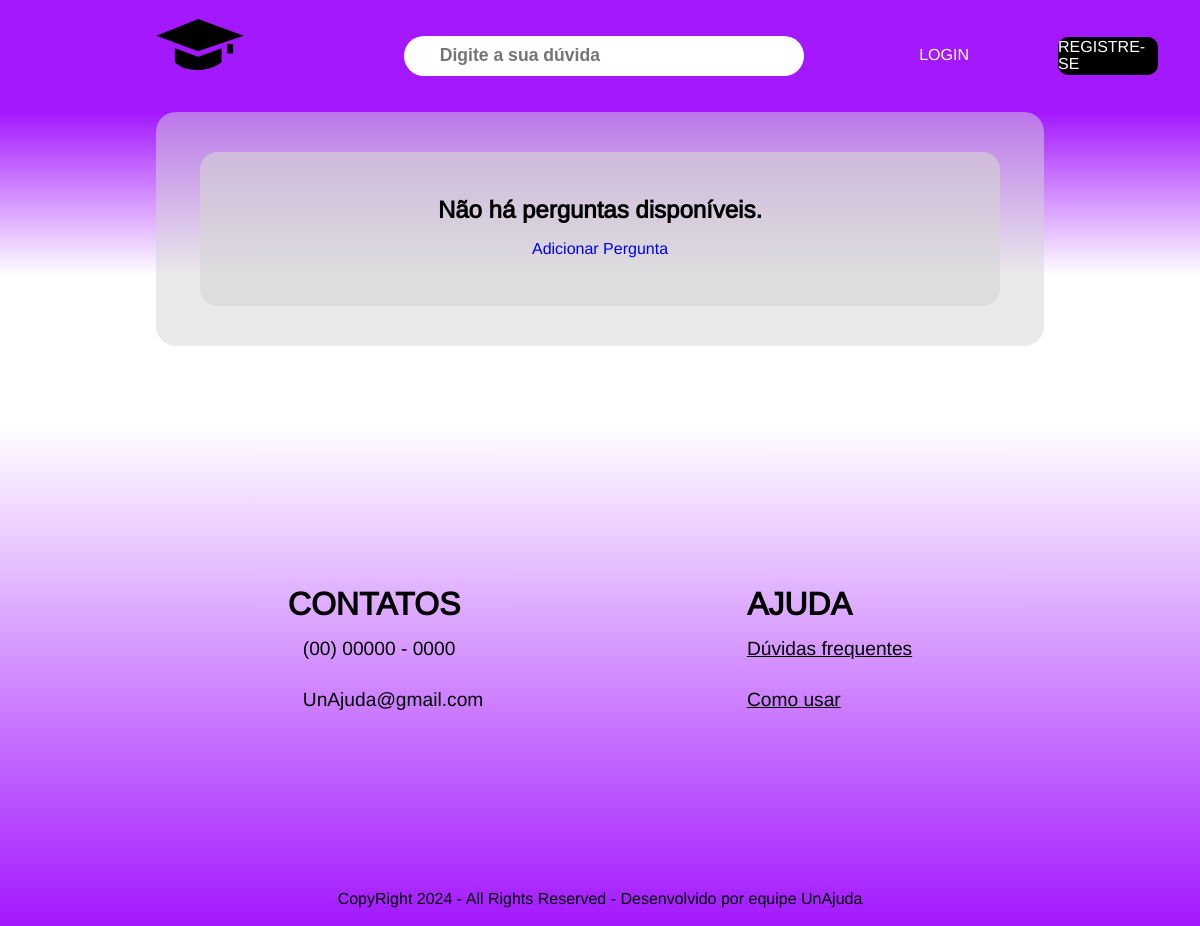
The page /pesquisa on the database as committed earlier.
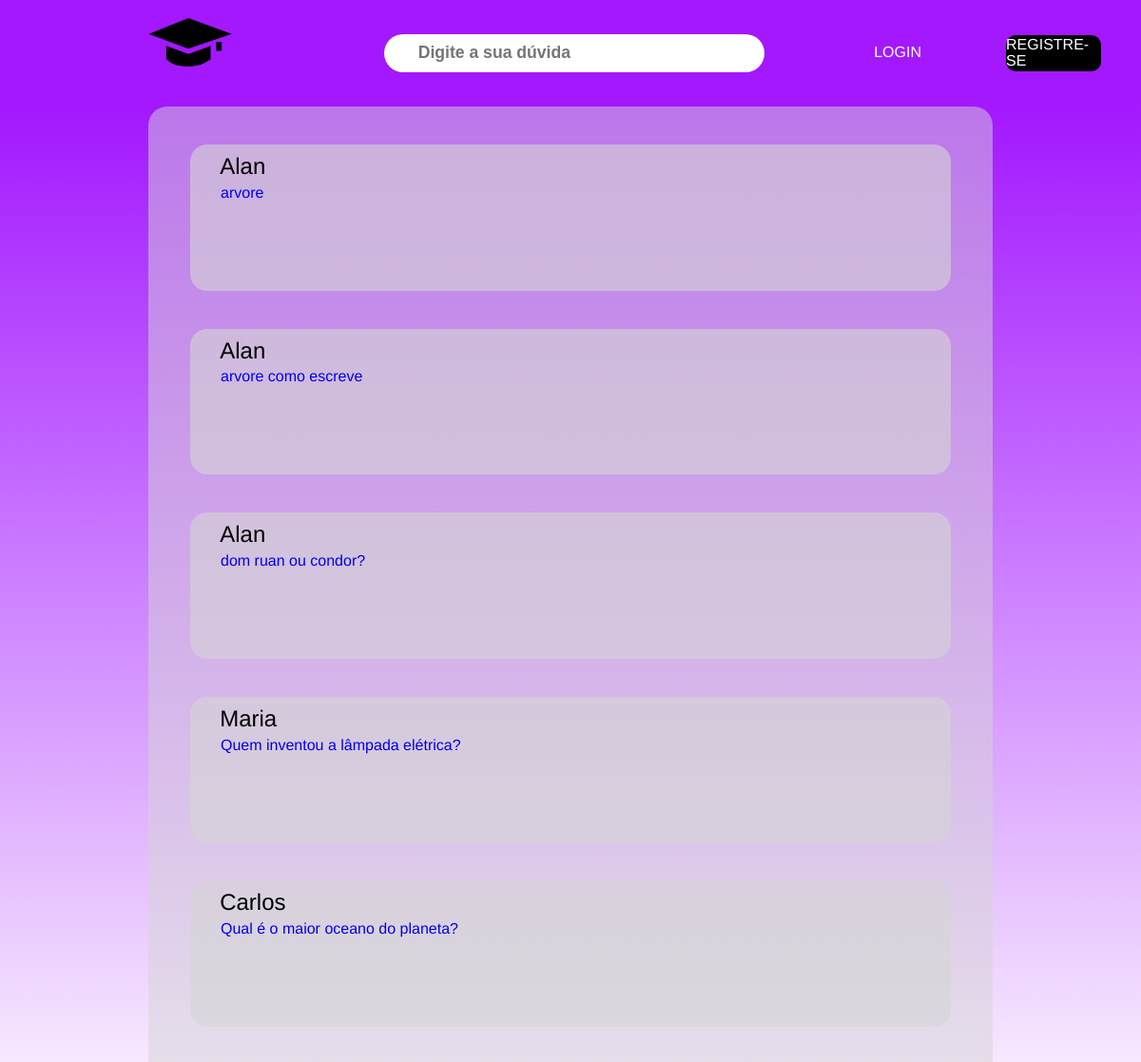
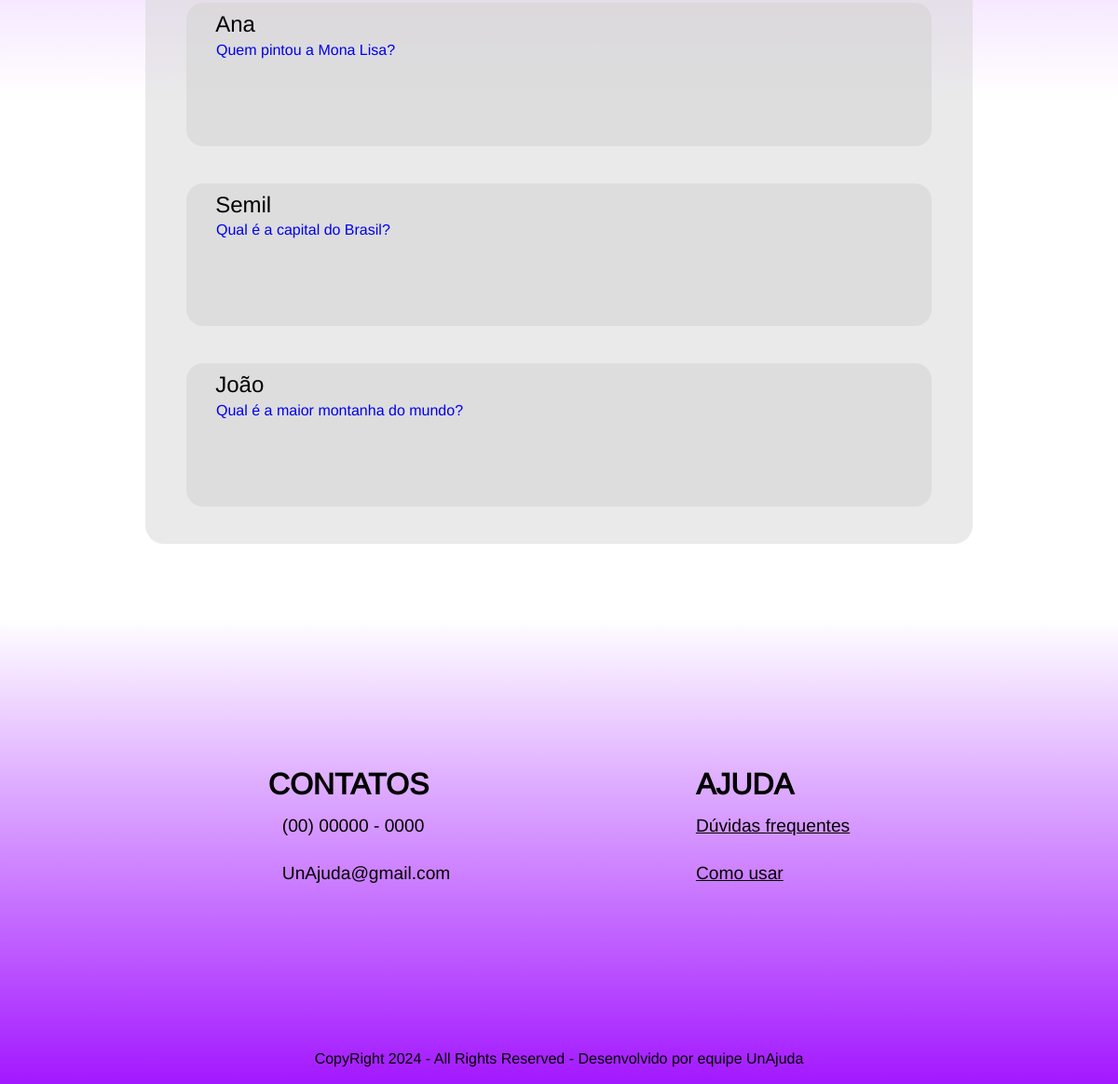
The same page on the database as committed later (2 pictures, top to bottom).
### tables this page shows
CREATE TABLE pergunta (
                id INTEGER PRIMARY KEY AUTOINCREMENT,
                id_usuario INTEGER NOT NULL,
                pergunta TEXT NOT NULL,
                data_criacao TIMESTAMP DEFAULT CURRENT_TIMESTAMP,
                FOREIGN KEY (id_usuario) REFERENCES usuario(id)
            );

CREATE TABLE usuario (
                id INTEGER PRIMARY KEY AUTOINCREMENT,
                nome TEXT NOT NULL,
                email TEXT NOT NULL UNIQUE,
                senha TEXT NOT NULL,
                faculdade TEXT,
                curso TEXT,
                telefone TEXT,
                foto_perfil TEXT
            );

### controles_de_rota.py (the view)
@unajuda.route('/pesquisa')
def pesquisa():
    db = get_db()
    query = request.args.get('query', '').strip()
    if query:
        perguntas_respostas = obter_perguntas_com_respostas_e_nome_usuario(db, query)
    else:
        perguntas_respostas = obter_perguntas_com_respostas_e_nome_usuario(db)
    perguntas = []
    usuario_logado_id = session.get('usuario_id')
    for pergunta_id, dados in perguntas_respostas.items():
        usuario_id = dados.get('usuario_id')
        nome_usuario = "Você" if usuario_id == usuario_logado_id else dados['nome_usuario']
        perguntas.append({
            "id": pergunta_id,
            "pergunta": dados['pergunta'],
            "nome_usuario": nome_usuario
        })
    return render_template('pagina-pesquisa.html', perguntas=perguntas)

### controles_de_rota.py (called while the page is built, shortened)
def get_db():
    if 'db' not in g:
        g.db = sqlite3.connect('usuario.db', check_same_thread=False)
    return g.db

def make_session_permanent():
    session.permanent = True

### templates/pagina-pesquisa.html (shortened to what this page needs)
<!DOCTYPE html>
<html lang="pt-br">
<head>
    <link rel="stylesheet" href="../static/style/pagina_pesquisa/pagina-pesquisa.css">
    <link rel="stylesheet" href="../static/style/reset.css">
    <link rel="stylesheet" href="../static/style/style.css">
</head>
<body>
    <main class="pesquisa__main">
        <div class="center">
            <div class="pesquisa__header">
                <div class="pesquisa__logo">
                    <a href="/"><img src="../static/img/Logo_minimizada.svg" alt=""></a>
                </div>
                <div>
                    <form action="/pesquisa" method="get">
                        <input class="barra__pesquisa" type="search" id="buscarPerguntas" name="query" value="{{ request.args.get('query', '') }}" placeholder="Digite a sua dúvida">
                    </form>
                </div>
                <div class="nav-links">
                    {% if not session.get('logado') %}
                        <a href="/login" class="pesquisa__login">LOGIN</a>
                        <a href="/cadastro" class="pesquisa__registro">REGISTRE-SE</a>
                    {% else %}
                        <a class="perfil" href="../templates/pagina-perfil.html"></a>
                    {% endif %}
                </div>
            </div>
        </div>
    </main>
    <section class="pesquisa">
        <div class="center">
            <div class="container__pergunta">
                <div class="ha__perguntas">
                {% if perguntas %}
                    {% for pergunta in perguntas %}
                        <div class="caixa__pergunta">
                            <h2>{{ pergunta.nome_usuario }}</h2>
                            <p><a href="/resposta/{{ pergunta.id }}">{{ pergunta.pergunta }}</a></p>
                        </div>
                        {% endfor %}
                    </div>
                    <div class="nao__ha__perguntas">
                {% else %}
                    <div class="caixa__pergunta2">
                        <h2>Não há perguntas disponíveis.</h2>
                        <a href="/pergunta" class="registro-header-btn">Adicionar Pergunta</a>
                    </div>
                    {% endif %}
                </div>
            </div>
        </div>
    </section>
    <footer class="footer">
        <div class="center">
            <div class="duvidas-contatos">
                <div class="contatos">
                    <h2>CONTATOS</h2>
                    <p><i class="fa-brands fa-whatsapp"></i>(00) 00000 - 0000</p>
                    <p><i class="fa-regular fa-envelope"></i>UnAjuda@gmail.com</p>
                </div>
                <div class="duvidas">
                    <h2>AJUDA</h2>
                    <a href="#">Dúvidas frequentes</a>
                    <a href="#">Como usar</a>
                </div>
            </div>
            <div class="direitos">
                <p>CopyRight  2024 - All Rights Reserved - Desenvolvido por equipe UnAjuda</p>
            </div>
        </div>
    </footer>
</body>
</html>

### static/style/pagina_pesquisa/pagina-pesquisa.css (style rules this page uses)
.pesquisa__main { height: 14vh; background-color: var(--cor-principal); }
.pesquisa__header { background-color: #A318FF; display: flex; align-items: center; justify-content: space-between; height: 100%; margin-left: 0.15em; }
.pesquisa__logo img { background-repeat: no-repeat; height: 6.4vh; margin-top: -20px; cursor: pointer; margin-left: -0.19em; }
.barra__pesquisa { border-radius: 85px; font-weight: bold; background-color: #fff; outline: none; border: none; height: 5.12vh; width: 33.333vw; margin-left: 9em; margin-right: 16em; font-size: 1.1em; padding-left: 2em; }
.nav-links { display: flex; }
.nav-links a { font-size: 1rem; color: white; display: flex; justify-content: center; align-items: center; }
.pesquisa__login { border-radius: 10px; border: 0px solid black; margin-left: -12em; width: 8.333vw; height: 4.8vh; }
.pesquisa__registro { background-color: black; border-radius: 10px; margin-left: 4em; width: 8.333vw; height: 4.8vh; }
.pesquisa { background: linear-gradient(0deg, rgba(255,255,255,1) 30%, rgba(163,24,255,1) 100%); }
.container__pergunta { display: flex; border-radius: 20px; background-color: rgba(214, 214, 214, .5); padding-top: 2.5em; justify-content: center; align-items: center; }
.caixa__pergunta { background-color: rgba(214, 214, 214, .6); border-radius: 18px; cursor: pointer; margin-bottom: 2.5em; height: 19.2vh; width: 66.667vw ; }
.caixa__pergunta h2 { font-weight: lighter; padding-left: 1.3em; padding-top: 0.5em; }
.caixa__pergunta p { padding-left: 2em; padding-right: 2em; padding-top: 0.3em; }

### static/style/style.css (style rules this page uses)
:root { --cor-principal: #A318FF; --cor-ouro: #FFD700; --cor-prata: #C0C0C0; --cor-bronze :#CD7F32; }
.center { margin: 0 13%; height: 100%; }

### static/style/pagina_principal/footer-pagina-principal.css (style rules this page uses)
.footer { background: rgb(255,255,255); background: linear-gradient(180deg, rgba(255,255,255,1) 0%, rgba(163,24,255,1) 100%); height: 500px; margin-top: 80px; }
.footer .duvidas-contatos { width: 100%; height: 93%; display: flex; justify-content: space-around; align-items: center; }
.footer .duvidas-contatos h2 { font-size: 2rem; }
.footer .duvidas-contatos .contatos p { font-size: 1.2rem; padding: 15px 0; }
.footer .duvidas-contatos .contatos p i { padding: 0 15px 0 0; }
.footer .duvidas-contatos .duvidas a { display: flex; font-size: 1.2rem; padding: 15px 0; text-decoration:underline; color: black; }
.direitos { display: flex; justify-content: center; align-items: center; font-size: 1rem; }

Rows that differ between the two databases and show on the page:
added pergunta: nome_usuario "Alan", pergunta "arvore"
added pergunta: nome_usuario "Alan", pergunta "arvore como escreve"
added pergunta: nome_usuario "Alan", pergunta "dom ruan ou condor?"
added pergunta: nome_usuario "Maria", pergunta "Quem inventou a lâmpada elétrica?"
added pergunta: nome_usuario "Carlos", pergunta "Qual é o maior oceano do planeta?"
added pergunta: nome_usuario "Ana", pergunta "Quem pintou a Mona Lisa?"
added pergunta: nome_usuario "Semil", pergunta "Qual é a capital do Brasil?"
added pergunta: nome_usuario "João", pergunta "Qual é a maior montanha do mundo?"
Other text that changed with them:
text no longer shown: "Não há perguntas disponíveis. Adicionar Pergunta"
